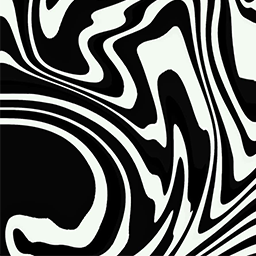
#> input picture 256x256 GRY.png, 256 x 256 px
$ python dataset-maker.py
#> lines starting #> are read from the running program, lines starting #| are printed output that depends on the picture
import numpy as np
from skimage import io, img_as_float, color
import os

def make_dataset(image_path, out_dir="dataset", sample_fraction=0.4, seed=None, grayscale=True):
    """
    Create a dataset for compressed sensing testing.

    Parameters
    ----------
    image_path : str
        Path to input image file.
    out_dir : str
        Directory where outputs will be saved.
    sample_fraction : float
        Fraction of pixels to keep (0 < sample_fraction < 1).
    seed : int, optional
        Random seed for reproducibility.
    grayscale : bool
        If True, converts image to grayscale before processing.
    """
#> called with image_path = '256x256 GRY.png', out_dir = 'dataset', sample_fraction = 0.6, seed = 42, grayscale = True
    if seed is not None:
        np.random.seed(seed)

    # Load image and convert to float [0,1]
    img = img_as_float(io.imread(image_path))

    # Convert RGBA to RGB if needed
    if img.ndim == 3 and img.shape[2] == 4:
        img = img[:, :, :3]

    # Convert to grayscale if requested
    if grayscale:
        if img.ndim == 3:
            img = color.rgb2gray(img)
#> img: shape (256, 256) float64
        # expand dims to keep shape consistent
        img = img[..., np.newaxis]

    # Get shape info
    h, w = img.shape[:2]
#> h = 256; w = 256
    total_pixels = h * w
#> total_pixels = 65536

    # Random mask
    mask = np.zeros((h, w), dtype=bool)
    num_samples = int(total_pixels * sample_fraction)
#> num_samples = 39321
    coords = np.random.choice(total_pixels, num_samples, replace=False)
    mask.flat[coords] = True

    # Create sampled version
    sampled_img = np.zeros_like(img)
    sampled_img[mask] = img[mask]
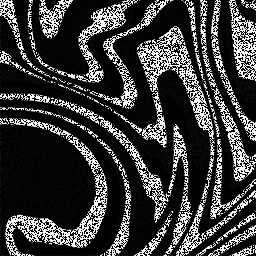
#> sampled_img: shape (256, 256, 1) float64; min 0, max 1, mean 0.228

    # Ensure output directory exists
    os.makedirs(out_dir, exist_ok=True)

    # Save numpy arrays (overwrite if exist)
    np.save(os.path.join(out_dir, "original.npy"), img)
    np.save(os.path.join(out_dir, "sampled.npy"), sampled_img)

    # Save preview PNGs
    if grayscale:
        io.imsave(os.path.join(out_dir, "original.png"), (img.squeeze() * 255).astype(np.uint8))
        io.imsave(os.path.join(out_dir, "sampled.png"), (sampled_img.squeeze() * 255).astype(np.uint8))
    else:
        io.imsave(os.path.join(out_dir, "original.png"), (img * 255).astype(np.uint8))
        io.imsave(os.path.join(out_dir, "sampled.png"), (sampled_img * 255).astype(np.uint8))

    print(f"Dataset created in '{out_dir}/'")
    print(f"  - original.npy (ground truth)")
    print(f"  - sampled.npy (masked image)")
    print(f"  - original.png (preview)")
    print(f"  - sampled.png (preview)")

# ---------------- Example Usage ---------------- #
if __name__ == "__main__":
    make_dataset("256x256 GRY.png", sample_fraction=0.6, seed=42, grayscale=True)

$ run again, with 128x128 GRY.png copied over 256x256 GRY.png
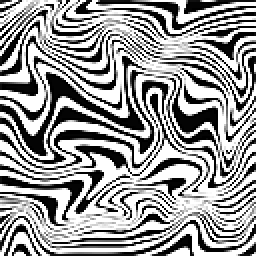
#> input picture 128x128 GRY.png, 128 x 128 px (shown 2 times larger)
#> in make_dataset, `sampled_img[mask] = img[mask]`:
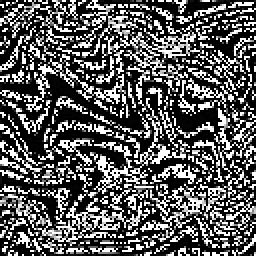
#> sampled_img: shape (128, 128, 1) float64 (shown 2 times larger); min 0, max 1, mean 0.36

$ run again, with 1MP GRY.png copied over 256x256 GRY.png
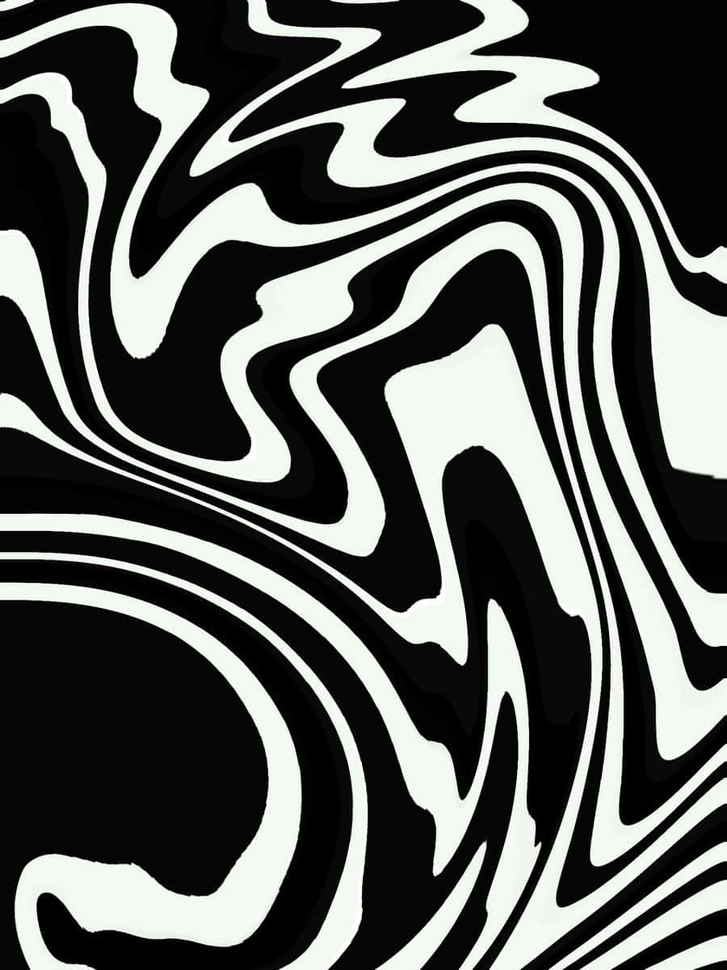
#> input picture 1MP GRY.png, 727 x 970 px, shrunk from 900 x 1200 before the run
#> in make_dataset, `sampled_img[mask] = img[mask]`:
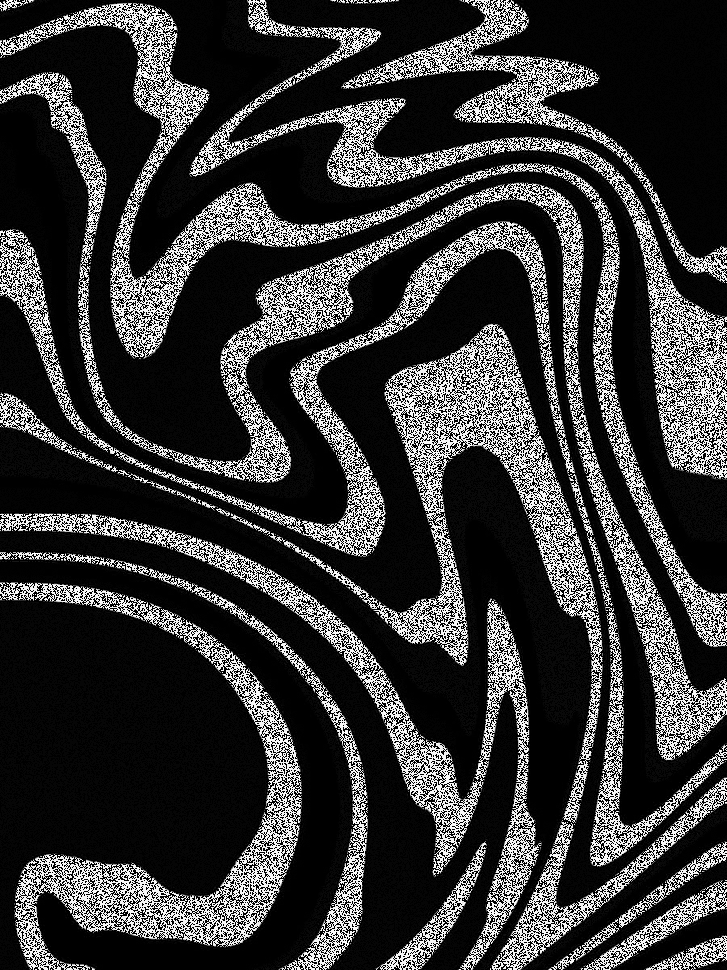
#> sampled_img: shape (970, 727, 1) float64; min 0, max 1, mean 0.219

$ run again, with 3.3MP_FLWR GRY.png copied over 256x256 GRY.png
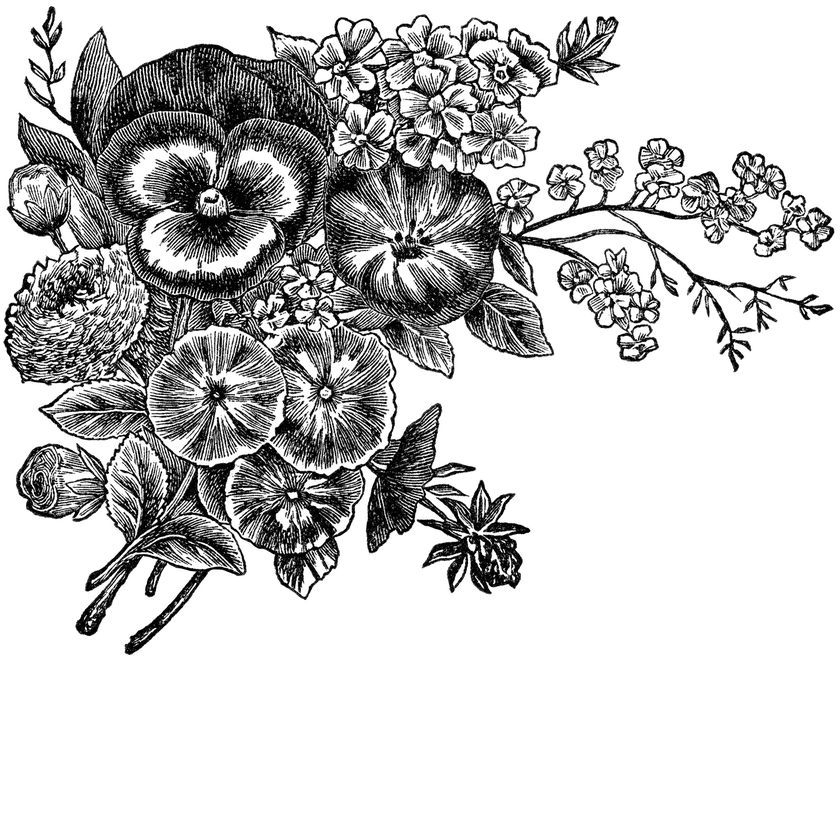
#> input picture 3.3MP_FLWR GRY.png, 840 x 840 px, shrunk from 2070 x 2070 before the run
#> in make_dataset, `sampled_img[mask] = img[mask]`:
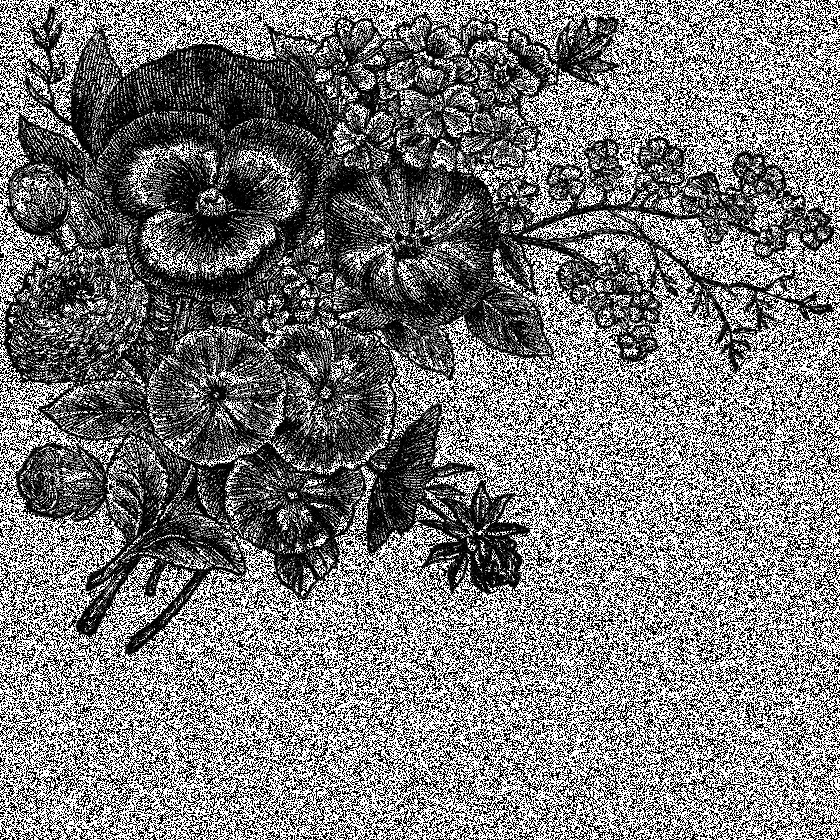
#> sampled_img: shape (840, 840, 1) float64; min 0, max 1, mean 0.474
